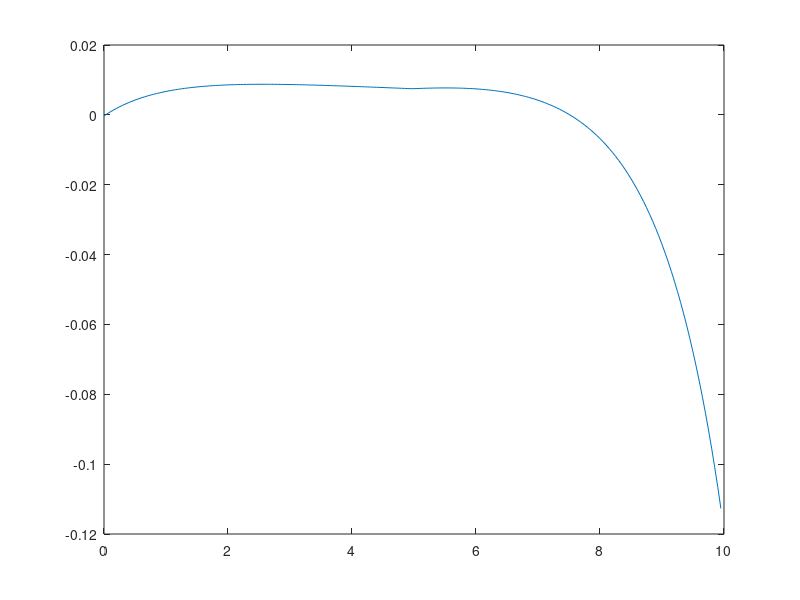

MATLAB code to generate this figure:
clc
clear

% Parameters
delta = 1;
H0 = 1;
L = 10;
Nx0 = 50;

% Compute Nx
Nx = 2*Nx0 * delta / H0;
Nx_full = 2 * Nx;

% Define Ny symmetric profile
Ny = zeros(1, Nx_full);
for i = 1:Nx
    Ny(i) = 2*Nx0 + i;
    Ny(Nx_full - i + 1) = 2*Nx0 + i;
end
Nx = Nx_full;

% Grid spacing
dx = L / Nx;
dy = delta * dx / (L / 2);
%% Coordinates at which concentrations should be evaluated
% x coordinates (cell centers)
x_conc = dx/2 : dx : L - dx/2;

% y coordinates stored in an array
for i=1:Nx
    y_conc(1,i)=dy/2;
    for j=2:Ny(i)
        y_conc(j,i)=y_conc(j-1,i)+dy;
    end
end
%% Coordinates at which the flowrate should be evaluated
% x coordinates (boundaries of the cells)
x_flow = 0 : dx : L;

 % y coordinates stored in an array
 for i=1:Nx
     y_flow(1,i)=0;
     for j=2:Ny(i)+1
         y_flow(j,i)=y_flow(j-1,i)+dy;
     end
 end

 H = max(y_flow, [], 1);

for i =1:1:Nx
    for j=1:1:Ny(i)
        Q(i,j) = 6 * H0 / (H(i))^2 * ( - dy^2 / 2 + y_flow(i,j) * dy ...
            - dy^3 / (3 * H(i)) - (y_flow(i,j)^2 * dy) / H(i) ...
            + y_flow(i,j) * dy^2 / H(i));
    end
end
A=x_flow(1:end-1);
B=Q(:,100);


plot(A,B)


